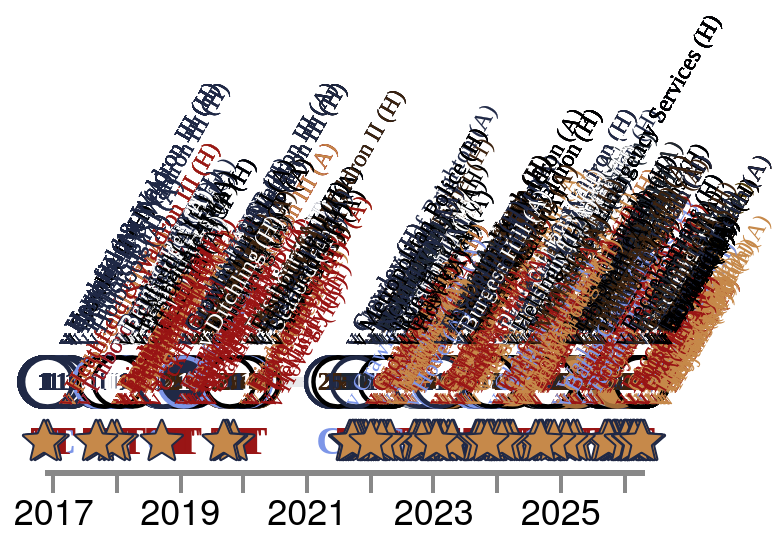

Specify this chart in Vega-Lite:
### Vega-Lite specification from a JSON file in a GitHub repository (floating-point values rounded to 4 significant figures; data arrays with more than 128 entries replaced by an {"elided": "..."} marker saying what was removed)
{"config": {"axis": {"labelFont": "PT Sans Narrow, Helvetica Neue, Helvetica, Arial, sans-serif", "titleFont": "PT Sans Narrow, Helvetica Neue, Helvetica, Arial, sans-serif", "labelFontSize": 13, "titleFontSize": 24, "gridColor": "#202947", "gridOpacity": 0.2, "zindex": 1}, "text": {"font": "Lato, sans-serif"}, "bar": {"cornerRadiusEnd": 5}, "header": {"labelFont": "PT Sans Narrow, Helvetica Neue, Helvetica, Arial, sans-serif", "titleFont": "PT Sans Narrow, Helvetica Neue, Helvetica, Arial, sans-serif", "labelFontSize": 24, "titleFontSize": 28, "labelFontWeight": "bold", "orient": "left"}, "legend": {"labelFont": "PT Sans Narrow, Helvetica Neue, Helvetica, Arial, sans-serif", "titleFont": "PT Sans Narrow, Helvetica Neue, Helvetica, Arial, sans-serif", "labelFontSize": 14, "titleFontSize": 16, "titlePadding": 5, "fillColor": "white", "strokeColor": "black", "padding": 10, "titleFontWeight": "lighter", "titleFontStyle": "italic", "titleColor": "gray", "offset": 10}, "title": {"font": "PT Sans Narrow, Helvetica Neue, Helvetica, Arial, sans-serif", "fontSize": 48, "fontWeight": "bold", "anchor": "start", "align": "center", "titlePadding": 20, "subtitlePadding": 10, "subtitleFontSize": 13, "subtitleColor": "", "subtitleFontStyle": "italic", "offset": 15, "color": "black"}, "axisX": {"labelAngle": 0}, "facet": {"title": null, "header": null, "align": {"row": "each", "column": "each"}, "spacing": 10}, "resolve": {"scale": {"y": "independent", "facet": "independent"}}, "background": "transparent", "scale": {"offsetBandPaddingOuter": 0.2, "offsetBandPaddingInner": 0.1}, "view": {"stroke": null, "background": "transparent"}}, "layer": [{"mark": {"type": "line", "color": "#202946", "opacity": 0.1, "strokeWidth": 5}, "encoding": {"tooltip": [{"field": "player", "title": "Player", "type": "nominal"}, {"field": "event_label", "title": "Milestone", "type": "nominal"}, {"field": "event_date_label", "title": "Date", "type": "nominal"}, {"field": "detail", "title": "Match", "type": "nominal"}, {"field": "result_label", "title": "Result", "type": "nominal"}, {"field": "squad_label", "title": "Squad", "type": "nominal"}], "x": {"axis": {"domainWidth": 3, "format": "%Y", "grid": false, "labelAngle": 0, "labelFlush": false, "labelFontSize": 18, "tickCount": "year", "tickSize": 10, "tickWidth": 2, "title": null}, "field": "date", "type": "temporal"}, "y": {"axis": null, "field": "row_type", "type": "nominal"}}, "transform": [{"filter": "(datum.row_type === 'appearance')"}]}, {"mark": {"type": "point", "filled": true, "opacity": 1, "shape": "circle", "size": 600, "strokeWidth": 2.2}, "encoding": {"color": {"field": "symbol_fill", "legend": null, "scale": null, "type": "nominal"}, "stroke": {"field": "symbol_stroke", "legend": null, "scale": null, "type": "nominal"}, "tooltip": [{"field": "player", "title": "Player", "type": "nominal"}, {"field": "event_label", "title": "Milestone", "type": "nominal"}, {"field": "event_date_label", "title": "Date", "type": "nominal"}, {"field": "detail", "title": "Match", "type": "nominal"}, {"field": "result_label", "title": "Result", "type": "nominal"}, {"field": "squad_label", "title": "Squad", "type": "nominal"}], "x": {"axis": {"domainWidth": 3, "format": "%Y", "grid": false, "labelAngle": 0, "labelFlush": false, "labelFontSize": 18, "tickCount": "year", "tickSize": 10, "tickWidth": 2, "title": null}, "field": "date", "type": "temporal"}, "y": {"axis": null, "field": "row_type", "type": "nominal"}}, "transform": [{"filter": "(datum.row_type === 'appearance')"}]}, {"mark": {"type": "text", "align": "center", "baseline": "middle", "font": "PT Sans Narrow", "fontSize": 13, "fontWeight": "bold"}, "encoding": {"color": {"field": "symbol_text_color", "legend": null, "scale": null, "type": "nominal"}, "text": {"field": "symbol_text", "type": "nominal"}, "tooltip": [{"field": "player", "title": "Player", "type": "nominal"}, {"field": "event_label", "title": "Milestone", "type": "nominal"}, {"field": "event_date_label", "title": "Date", "type": "nominal"}, {"field": "detail", "title": "Match", "type": "nominal"}, {"field": "result_label", "title": "Result", "type": "nominal"}, {"field": "squad_label", "title": "Squad", "type": "nominal"}], "x": {"axis": {"domainWidth": 3, "format": "%Y", "grid": false, "labelAngle": 0, "labelFlush": false, "labelFontSize": 18, "tickCount": "year", "tickSize": 10, "tickWidth": 2, "title": null}, "field": "date", "type": "temporal"}, "y": {"axis": null, "field": "row_type", "type": "nominal"}}, "transform": [{"filter": "((datum.row_type === 'appearance') && (datum.symbol_text !== ''))"}]}, {"mark": {"type": "text", "align": "center", "baseline": "middle", "font": "PT Sans Narrow", "fontSize": 20, "fontWeight": "bold"}, "encoding": {"color": {"field": "symbol_text_color", "legend": null, "scale": null, "type": "nominal"}, "text": {"field": "symbol_text", "type": "nominal"}, "tooltip": [{"field": "player", "title": "Player", "type": "nominal"}, {"field": "event_label", "title": "Milestone", "type": "nominal"}, {"field": "event_date_label", "title": "Date", "type": "nominal"}, {"field": "detail", "title": "Match", "type": "nominal"}, {"field": "result_label", "title": "Result", "type": "nominal"}, {"field": "squad_label", "title": "Squad", "type": "nominal"}], "x": {"axis": {"domainWidth": 3, "format": "%Y", "grid": false, "labelAngle": 0, "labelFlush": false, "labelFontSize": 18, "tickCount": "year", "tickSize": 10, "tickWidth": 2, "title": null}, "field": "date", "type": "temporal"}, "y": {"axis": null, "field": "row_type", "type": "nominal"}}, "transform": [{"filter": "((datum.row_type === 'event') && (datum.event_key !== 'motm'))"}]}, {"mark": {"type": "point", "opacity": 1, "size": 10, "strokeWidth": 1}, "encoding": {"fill": {"field": "symbol_fill", "legend": null, "scale": null, "type": "nominal"}, "shape": {"field": "symbol_shape", "legend": null, "scale": null, "type": "nominal"}, "stroke": {"field": "symbol_stroke", "legend": null, "scale": null, "type": "nominal"}, "tooltip": [{"field": "player", "title": "Player", "type": "nominal"}, {"field": "event_label", "title": "Milestone", "type": "nominal"}, {"field": "event_date_label", "title": "Date", "type": "nominal"}, {"field": "detail", "title": "Match", "type": "nominal"}, {"field": "result_label", "title": "Result", "type": "nominal"}, {"field": "squad_label", "title": "Squad", "type": "nominal"}], "x": {"axis": {"domainWidth": 3, "format": "%Y", "grid": false, "labelAngle": 0, "labelFlush": false, "labelFontSize": 18, "tickCount": "year", "tickSize": 10, "tickWidth": 2, "title": null}, "field": "date", "type": "temporal"}, "y": {"axis": null, "field": "row_type", "type": "nominal"}}, "transform": [{"filter": "(datum.event_key === 'motm')"}]}, {"mark": {"type": "text", "align": "left", "angle": 300, "baseline": "bottom", "color": "#4a5568", "font": "PT Sans Narrow", "fontSize": 12, "xOffset": 15, "yOffset": -15}, "encoding": {"color": {"field": "symbol_text_color", "legend": null, "scale": null, "type": "nominal"}, "text": {"field": "detail", "type": "nominal"}, "tooltip": [{"field": "player", "title": "Player", "type": "nominal"}, {"field": "event_label", "title": "Milestone", "type": "nominal"}, {"field": "event_date_label", "title": "Date", "type": "nominal"}, {"field": "detail", "title": "Match", "type": "nominal"}, {"field": "result_label", "title": "Result", "type": "nominal"}, {"field": "squad_label", "title": "Squad", "type": "nominal"}], "x": {"axis": {"domainWidth": 3, "format": "%Y", "grid": false, "labelAngle": 0, "labelFlush": false, "labelFontSize": 18, "tickCount": "year", "tickSize": 10, "tickWidth": 2, "title": null}, "field": "date", "type": "temporal"}, "y": {"axis": null, "field": "row_type", "type": "nominal"}}}], "data": {"name": "data-300376dcbed508e670a5acfd3314efe9"}, "height": 60, "resolve": {"scale": {"shape": "independent", "x": "shared", "y": "shared"}}, "width": "container", "$schema": "https://vega.github.io/schema/vega-lite/v5.20.1.json", "datasets": {"data-300376dcbed508e670a5acfd3314efe9": {"elided": "1216 records"}}}
